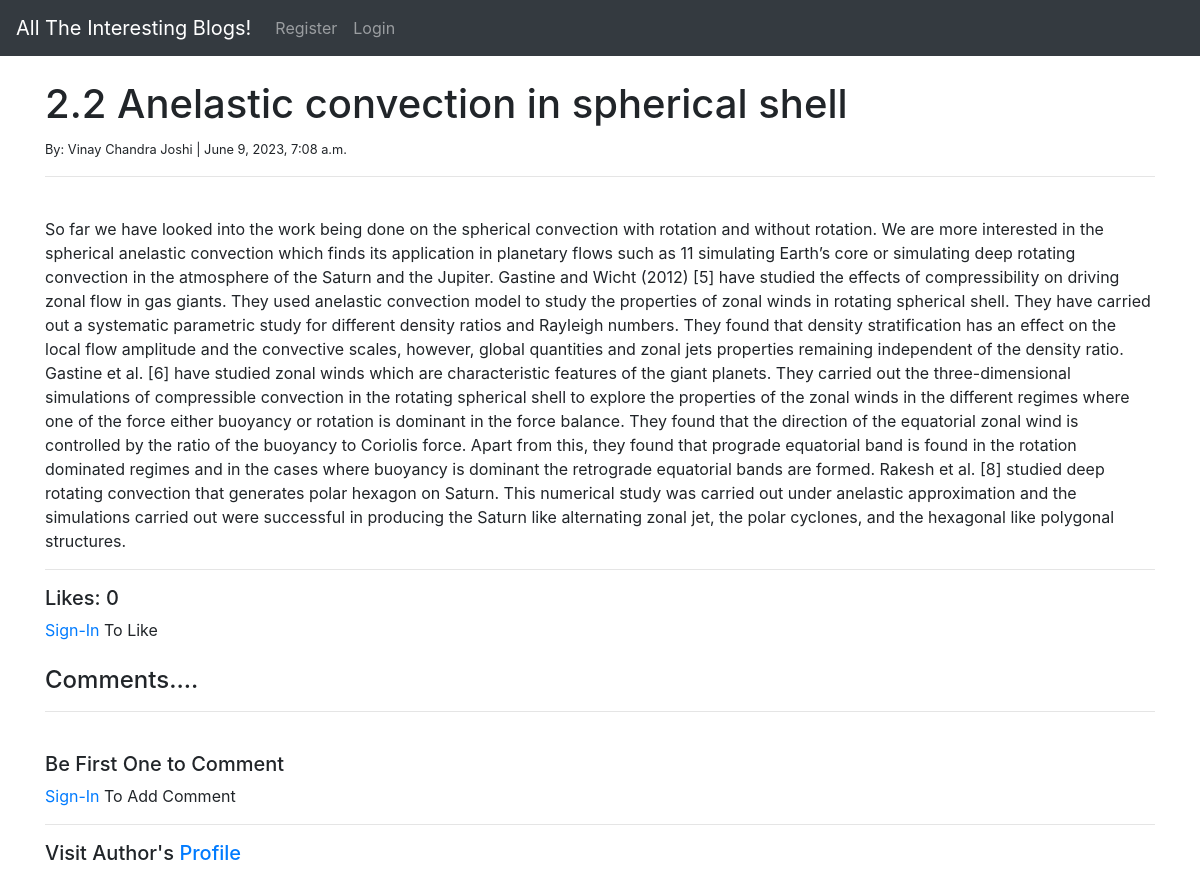
Page /home/6/ on the earlier database version.
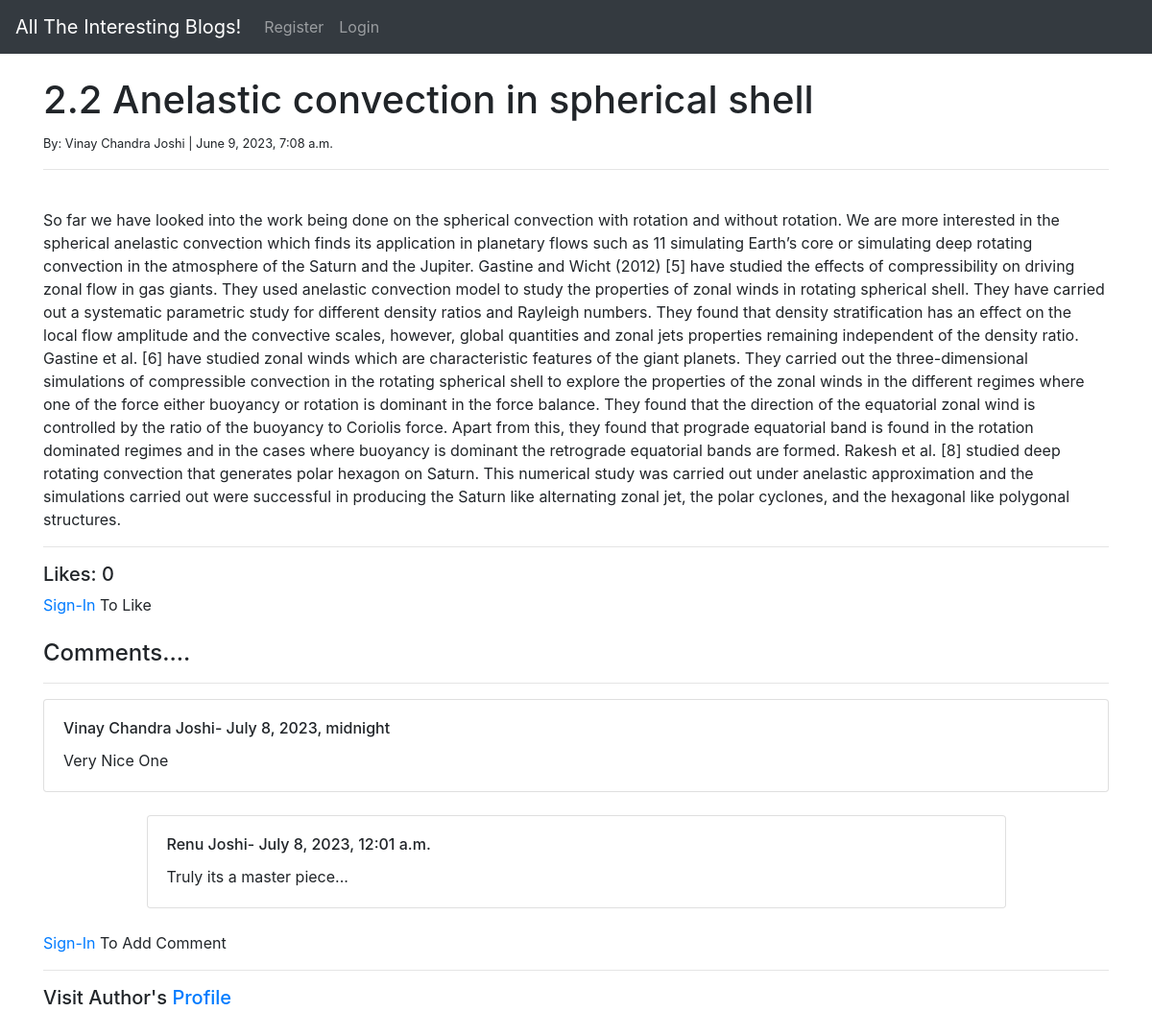
Same page on the later database version.
### blogApi/models.py (models this page shows, shortened)
class Comments(models.Model):
    commentator = models.ForeignKey(User, on_delete=models.CASCADE)
    article = models.ForeignKey(Post, on_delete=models.CASCADE)
    comment = models.TextField();
    date_added = models.DateTimeField(auto_now_add=True)
    parent = models.ForeignKey("self", blank=True, null=True, on_delete=models.SET_NULL)
    nonParent = CommentsManager()
    objects = models.Manager()
    class Meta:
        ordering = ['date_added']
    def all_children(self):
        return Comments.objects.filter(parent=self)

### blogApi/views.py (the view, shortened to what this page needs)
# urls.py: path('<int:pk>/', DetailArticleView.as_view(), name='article-detail'),
class DetailArticleView(View):
    def get(self, request, pk):
        postObject = Post.objects.get(id=pk)
        if request.user.is_authenticated:
            context = self.getContext(request.user, postObject)
        else:
            context = {}
        context['post'] = postObject
        context['all_parent_comments'] = Comments.nonParent.filter(article=postObject)
        context['likeCount'] = self.getLikeCount(postObject)
        return render(request, 'article_detail.html', context)
    def getLikeCount(self, postObject):
        return Likes.objects.filter(article= postObject).count()

### blogApi/context_processors.py (called while the page is built)
def blog_Api_Context_Processor(request):
    context = {}
    ur = '/home/'
    if request.path.endswith(ur) or request.path.startswith(ur+'updatePost/')  :
        querySet = Category.objects.all()
        categories = [obj.name for obj in querySet]
        context['categ'] = categories
    return context

### blogApi/models.py (called while the page is built)
    def get_queryset(self):
        return super().get_queryset().filter(parent=None)

### blogApi/templates/article_detail.html (shortened to what this page needs)
{% extends 'base.html' %}
{% load static %}
{% block content %}
<h1>{{ post.title }}</h1>
<small>By: {{post.auther.first_name}}
           {{post.auther.last_name}} |
           {{post.date_publication}}
</small>
<br>
<hr>
<text>{{post.body | safe}}</text>
<hr></hr>
    <h5>Likes:  {{ likeCount }}</h5>
        {% if  user.is_authenticated %}
                {% if Liked %}
                    <br>
                    <a href="{% url 'hit-the-like-dislike' post.id %}" class="btn btn-danger">Unlike</a>
                {% else %}
                    <br>
                    <a href="{% url 'hit-the-like-dislike' post.id %}" class="btn btn-primary">Like</a>
                {% endif %}
        {% else %}
        <a href="{% url 'login' %}" >Sign-In </a>To Like
        {% endif %}
      <br></br>
      <h4>Comments....</h4>
        <hr></hr>
        {% if all_parent_comments %}
                {% for comment in all_parent_comments %}
        <div class="card">
          <div class="card-body">
            <h6 class="card-title">{{comment.commentator.first_name}} {{comment.commentator.last_name}}- {{ comment.date_added }}
                    </h6>
            <p class="card-text">{{comment.comment}}</p>
          </div>
        </div>
        {% for child_comment in comment.all_children %}
        <br>
        <div class="col-md-10 offset-md-1">
        <div class="card">
          <div class="card-body">
                        <h6 class="card-title">{{child_comment.commentator.first_name}} {{child_comment.commentator.last_name}}- {{ child_comment.date_added }}
                        </h6>
                        <p class="card-text">{{child_comment.comment}}</p>
          </div>
        </div>
        </div>
        {% endfor %}
        <br>
        {% endfor %}
      {% else %}
        <br>
        <h5>Be First One to Comment</h5>
      {% endif %}
      {% if user.is_authenticated %}
        Add Comments
        <a href="{% url 'add-parent-comment' post.id %}"> Here</a>
      {% else %}
        <a href="{% url 'login' %}" >Sign-In </a>To Add Comment
      {% endif %}
      <br>
      <hr></hr>
            {% if post.auther.profile %}
            <h5>Visit Author's <a href="{% url 'author_profile' post.auther.profile.id %}">Profile</a></h5>
            {% endif %}
      <br></br>
{% endblock %}

Differences in the rows shown:
added Comments: commentator.first_name "Vinay Chandra", commentator.last_name "Joshi", date_added "July 8, 2023, midnight", comment "Very Nice One", shown under "Comments...."
added Comments: commentator.first_name "Renu", commentator.last_name "Joshi", date_added "July 8, 2023, 12:01 a.m.", comment "Truly its a master piece...", shown under "Vinay Chandra"
Other differences:
text no longer shown: "Be First One to Comment"
